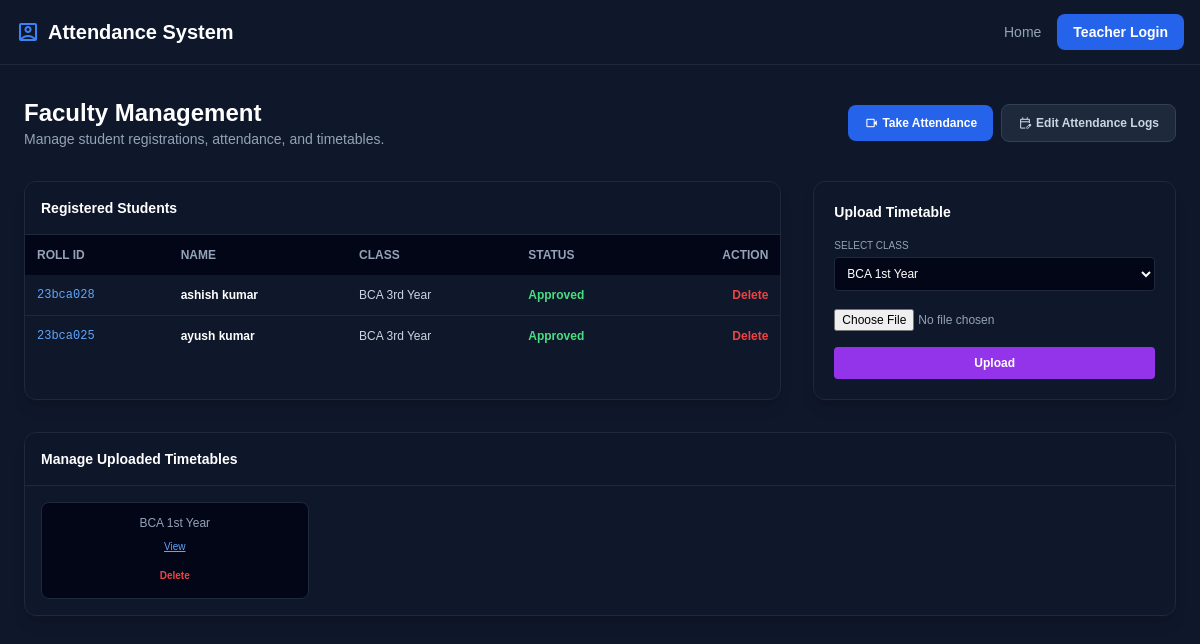
The page /admin (signed in) on the database its author committed.
### tables this page shows
CREATE TABLE students 
                          (id INTEGER PRIMARY KEY AUTOINCREMENT, 
                           roll_id TEXT UNIQUE, name TEXT, encoding TEXT, 
                           class_name TEXT, is_authorized INTEGER DEFAULT 0);

CREATE TABLE timetable_images 
                          (id INTEGER PRIMARY KEY AUTOINCREMENT, class_name TEXT UNIQUE, image_path TEXT);

### app.py (the view)
@app.route('/admin')
def admin():
    if not session.get('logged_in'):
        return redirect(url_for('login'))
    with sqlite3.connect('attendance_system.db') as conn:
        cursor = conn.cursor()
        cursor.execute("SELECT * FROM students")
        students = cursor.fetchall()
        cursor.execute("SELECT * FROM timetable_images")
        timetables = cursor.fetchall()
    return render_template('admin.html', students=students, timetables=timetables)

### templates/admin.html (shortened to what this page needs)
{% extends 'base.html' %}
{% block content %}
<div class="max-w-6xl mx-auto">
    <div class="flex flex-col md:flex-row md:items-center justify-between gap-4 mb-8">
        <div>
            <h1 class="text-2xl font-bold text-white">Faculty Management</h1>
            <p class="text-sm text-slate-400">Manage student registrations, attendance, and timetables.</p>
        </div>
        <div class="flex items-center gap-2">
            <a href="/attendance" class="px-4 py-2 bg-blue-600 hover:bg-blue-700 text-white font-bold text-xs rounded-lg transition-all flex items-center gap-1">
                <span class="material-symbols-outlined text-sm">videocam</span> Take Attendance
            </a>
            <a href="/manage_attendance" class="px-4 py-2 bg-slate-800 hover:bg-slate-700 border border-slate-700 text-slate-300 font-bold text-xs rounded-lg transition-all flex items-center gap-1">
                <span class="material-symbols-outlined text-sm">edit_calendar</span> Edit Attendance Logs
            </a>
        </div>
    </div>
    <div class="grid grid-cols-1 lg:grid-cols-3 gap-8">
        <div class="lg:col-span-2 bg-slate-900 border border-slate-800 rounded-xl overflow-hidden shadow-lg">
            <div class="p-4 border-b border-slate-800 bg-slate-900/50">
                <h2 class="text-sm font-bold text-white">Registered Students</h2>
            </div>
            <div class="overflow-x-auto">
                <table class="w-full text-left text-xs text-slate-300">
                    <thead class="bg-slate-950 text-slate-400 uppercase">
                        <tr>
                            <th class="p-3">Roll ID</th>
                            <th class="p-3">Name</th>
                            <th class="p-3">Class</th>
                            <th class="p-3">Status</th>
                            <th class="p-3 text-right">Action</th>
                        </tr>
                    </thead>
                    <tbody class="divide-y divide-slate-800">
                        {% for s in students %}
                        <tr>
                            <td class="p-3 font-mono text-blue-400">{{ s[1] }}</td>
                            <td class="p-3 font-bold text-white">{{ s[2] }}</td>
                            <td class="p-3">{{ s[4].replace('_', ' ') }}</td>
                            <td class="p-3">
                                {% if s[5] == 1 %}
                                <span class="text-green-400 font-bold">Approved</span>
                                {% else %}
                                <span class="text-yellow-400 font-bold">Pending</span>
                                {% endif %}
                            </td>
                            <td class="p-3 text-right space-x-2">
                                <a href="/delete_student/{{ s[0] }}" class="text-red-500 font-bold hover:underline">Delete</a>
                            </td>
                        </tr>
                        {% endfor %}
                    </tbody>
                </table>
            </div>
        </div>
        <div class="bg-slate-900 border border-slate-800 rounded-xl p-5 shadow-lg h-fit">
            <h2 class="text-sm font-bold text-white mb-4">Upload Timetable</h2>
            <form action="/upload_timetable" method="POST" enctype="multipart/form-data" class="space-y-4">
                <div>
                    <label class="block text-[10px] uppercase text-slate-400 mb-1">Select Class</label>
                    <select name="class_name" class="w-full bg-slate-950 border border-slate-800 rounded p-2 text-xs text-white">
                        <option value="BCA_1st_Year">BCA 1st Year</option>
                    </select>
                </div>
                <div>
                    <input type="file" name="timetable_image" accept="image/*" required class="w-full text-xs text-slate-400">
                </div>
                <button type="submit" class="w-full py-2 bg-purple-600 hover:bg-purple-700 text-white text-xs font-bold rounded">Upload</button>
            </form>
        </div>
    </div>
    <div class="mt-8 bg-slate-900 border border-slate-800 rounded-xl overflow-hidden shadow-lg">
        <div class="p-4 border-b border-slate-800 bg-slate-900/50">
            <h2 class="text-sm font-bold text-white">Manage Uploaded Timetables</h2>
        </div>
        <div class="p-4">
            <div class="grid grid-cols-2 md:grid-cols-4 gap-4">
                {% for t in timetables %}
                <div class="bg-slate-950 p-3 rounded-lg border border-slate-800 text-center">
                    <p class="text-xs text-slate-400 mb-2">{{ t[1].replace('_', ' ') }}</p>
                    <a href="{{ url_for('static', filename=t[2]) }}" target="_blank" class="text-blue-400 text-[10px] underline block mb-2">View</a>
                    <a href="/delete_timetable_image/{{ t[0] }}"
                       onclick="return confirm('Are you sure you want to delete this timetable?')"
                       class="text-red-500 text-[10px] font-bold hover:underline">Delete</a>
                </div>
                {% endfor %}
            </div>
        </div>
    </div>
</div>
{% endblock %}

### templates/base.html (style rules this page uses)
body { background-color: #0f172a; font-family: sans-serif; }

### rows shown on the page
students: roll "23bca028", name "ashish kumar", class_name "BCA 3rd Year", is_authorized "Approved"
students: roll "23bca025", name "ayush kumar", class_name "BCA 3rd Year", is_authorized "Approved"
timetable_images: class_name "BCA 1st Year"
